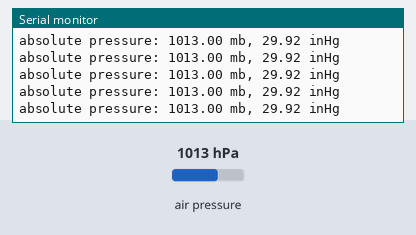
Recording of a sketch running on a simulated Arduino Uno, built with avr-gcc and run on an emulated ATmega328P. On the bench: the last lines printed to the serial monitor. The test bench sets the inputs (shaded band); at power-on: air pressure 1013 hPa.

Above: at 1.2 s.
1.3 s: air pressure set to 952 hPa
At 1.39 s:
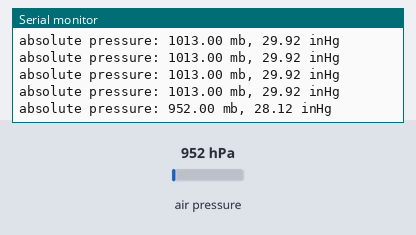
4.3 s: air pressure set to 1000 hPa
At 4.32 s:
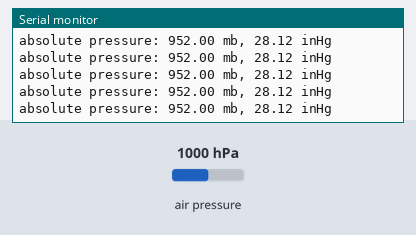
7.3 s: air pressure set to 975 hPa
At 7.31 s:
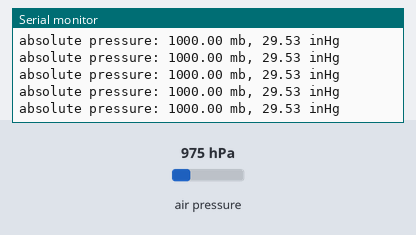
10.3 s: air pressure set to 1025 hPa
At 10.33 s:
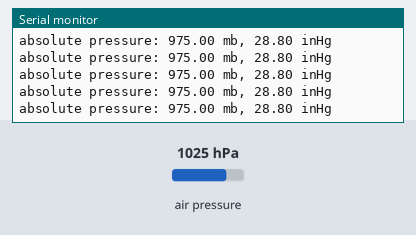
Timing chart, 0 to 13.3 s (numbered marks = the images above; inputs shaded):
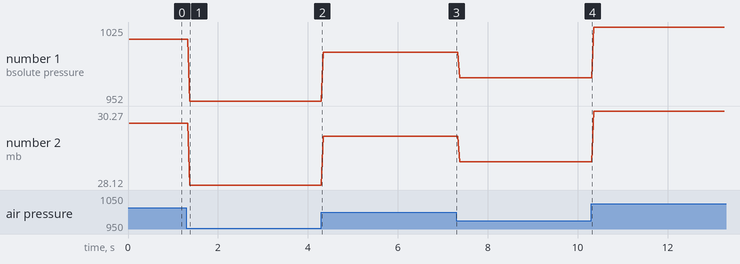

Measured:
- after the input at 1.3 s, the serial monitor: prints a new line after 0.07 s (image 1)
- plotted number 1: 1013 → 952 after the input at 1.3 s, 952 → 1000 after the input at 4.3 s, 1000 → 975 after the input at 7.3 s, 975 → 1025 after the input at 10.3 s
- plotted number 2: 29.92 → 28.12 after the input at 1.3 s, 28.12 → 29.53 after the input at 4.3 s, 29.53 → 28.8 after the input at 7.3 s, 28.8 → 30.27 after the input at 10.3 s

The sketch:

pressure.ino
```cpp
#include <SFE_BMP180.h>
#include <Wire.h>

// You will need to create an SFE_BMP180 object, here called "pressure":

SFE_BMP180 pressure;

#define ALTITUDE 1655.0 // Altitude of SparkFun's HQ in Boulder, CO. in meters

void setup()
{
  Serial.begin(9600);
  Serial.println("REBOOT");

  if (pressure.begin())
    Serial.println("BMP180 init success");
  else
  {
    Serial.println("BMP180 init fail\n\n");
    while(1); // Pause forever.
  }
}

void loop()
{
  char status;
   double T,P;
   status = pressure.startPressure(3);
      if (status != 0)
      {
        // Wait for the measurement to complete:
        delay(status);

        // Retrieve the completed pressure measurement:
        // Note that the measurement is stored in the variable P.
        // Note also that the function requires the previous temperature measurement (T).
        // (If temperature is stable, you can do one temperature measurement for a number of pressure measurements.)
        // Function returns 1 if successful, 0 if failure.

        status = pressure.getPressure(P,T);
        if (status != 0)
        {
          // Print out the measurement:
          Serial.print("absolute pressure: ");
          Serial.print(P,2);
          Serial.print(" mb, ");
          Serial.print(P*0.0295333727,2);
          Serial.println(" inHg");
        }
         else Serial.println("error retrieving pressure measurement\n");
      }
      else Serial.println("error starting pressure measurement\n");
}
```
